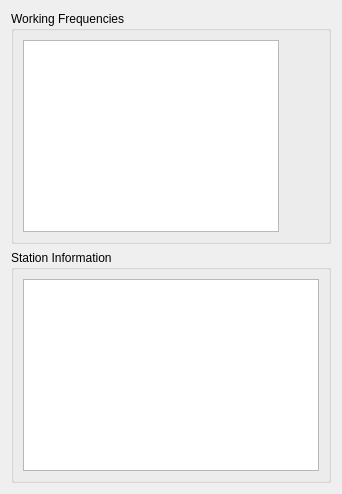
     <widget class="QWidget" name="frequencies_tab">
      <attribute name="title">
       <string>Frequencies</string>
      </attribute>
      <attribute name="toolTip">
       <string>Default frequencies and band specific station details setup</string>
      </attribute>
      <layout class="QVBoxLayout" name="verticalLayout_10">
       <item>
        <widget class="QGroupBox" name="groupBox">
         <property name="title">
          <string>Working Frequencies</string>
         </property>
         <layout class="QHBoxLayout" name="horizontalLayout">
          <item>
           <widget class="QTableView" name="frequencies_table_view">
            <property name="contextMenuPolicy">
             <enum>Qt::ActionsContextMenu</enum>
            </property>
            <property name="toolTip">
             <string>Right click to add or delete frequencies.</string>
            </property>
            <property name="dragDropMode">
             <enum>QAbstractItemView::DragOnly</enum>
            </property>
            <property name="alternatingRowColors">
             <bool>true</bool>
            </property>
            <property name="selectionBehavior">
             <enum>QAbstractItemView::SelectRows</enum>
            </property>
            <property name="sortingEnabled">
             <bool>true</bool>
            </property>
            <attribute name="horizontalHeaderStretchLastSection">
             <bool>true</bool>
            </attribute>
            <attribute name="verticalHeaderVisible">
             <bool>false</bool>
            </attribute>
           </widget>
          </item>
          <item>
           <spacer name="horizontalSpacer_6">
            <property name="orientation">
             <enum>Qt::Horizontal</enum>
            </property>
            <property name="sizeHint" stdset="0">
             <size>
              <width>40</width>
              <height>20</height>
             </size>
            </property>
           </spacer>
          </item>
         </layout>
        </widget>
       </item>
       <item>
        <widget class="QGroupBox" name="groupBox_2">
         <property name="title">
          <string>Station Information</string>
         </property>
         <layout class="QHBoxLayout" name="horizontalLayout_3">
          <item>
           <widget class="QTableView" name="stations_table_view">
            <property name="contextMenuPolicy">
             <enum>Qt::ActionsContextMenu</enum>
            </property>
            <property name="acceptDrops">
             <bool>true</bool>
            </property>
            <property name="toolTip">
             <string>Items may be edited.
Right click for insert and delete options.</string>
            </property>
            <property name="dragEnabled">
             <bool>true</bool>
            </property>
            <property name="dragDropOverwriteMode">
             <bool>true</bool>
            </property>
            <property name="dragDropMode">
             <enum>QAbstractItemView::DragDrop</enum>
            </property>
            <property name="defaultDropAction">
             <enum>Qt::MoveAction</enum>
            </property>
            <property name="alternatingRowColors">
             <bool>true</bool>
            </property>
            <property name="selectionMode">
             <enum>QAbstractItemView::ExtendedSelection</enum>
            </property>
            <property name="selectionBehavior">
             <enum>QAbstractItemView::SelectRows</enum>
            </property>
            <property name="sortingEnabled">
             <bool>true</bool>
            </property>
            <property name="wordWrap">
             <bool>true</bool>
            </property>
            <attribute name="horizontalHeaderStretchLastSection">
             <bool>true</bool>
            </attribute>
            <attribute name="verticalHeaderVisible">
             <bool>false</bool>
            </attribute>
           </widget>
          </item>
         </layout>
        </widget>
       </item>
      </layout>
     </widget>
